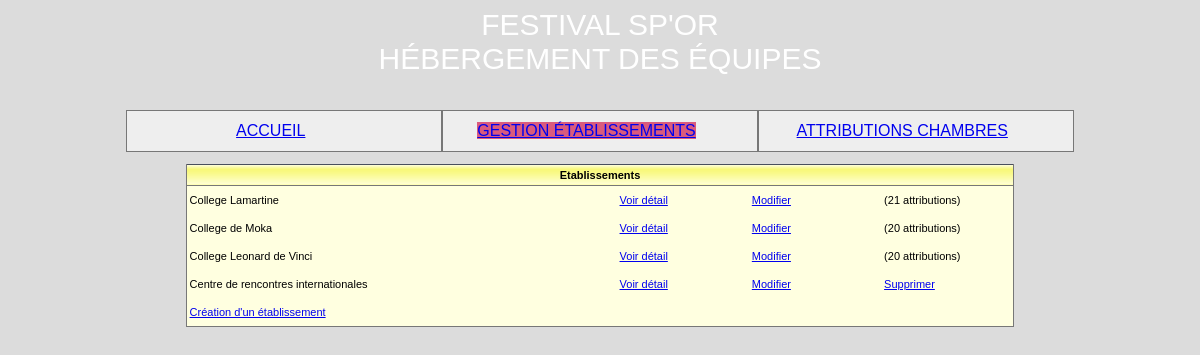
The app's page /listeEtablissements.php with its own data.
### tables this page shows
create table Etablissement 
(id char(8) not null, 
nom varchar(45) not null,
adresseRue varchar(45) not null, 
codePostal char(5) not null, 
ville varchar(35) not null,
tel varchar(13) not null,
adresseElectronique varchar(70),
type tinyint not null,
civiliteResponsable varchar(12) not null,
nomResponsable varchar(25) not null,
prenomResponsable varchar(25),
nombreChambresOffertes integer,
constraint pk_Etablissement primary key(id));

### _gestionBase.inc.php (called while the page is built, shortened)
<?php
function obtenirReqEtablissements()
{
   $req="select id, nom from Etablissement order by id";
   return $req;
}
function existeAttributionsEtab($connexion, $id)
{
   $req="select * From Attribution where idEtab='$id'";
   $rsAttrib= $connexion->query($req);
   return $rsAttrib->fetch(PDO::FETCH_ASSOC);
}
function obtenirNbOccup($connexion, $idEtab)
{
   $req="select IFNULL(sum(nombreChambres), 0) as totalChambresOccup from
        Attribution where idEtab='$idEtab'";
   $rsOccup=$connexion->query($req);
   $lgOccup=$rsOccup->fetch(PDO::FETCH_ASSOC);
   return $lgOccup["totalChambresOccup"];
}
?>

### listeEtablissements.php (the view, shortened to what this page needs)
<?php
include("_debut.inc.php");
include("_gestionBase.inc.php");
include("_connexion-PDO.inc.php");
$req = $dbh->query(obtenirReqEtablissements());
$result = $req->fetchAll(PDO::FETCH_ASSOC);
echo "
<table width='70%' cellspacing='0' cellpadding='0' align='center' class='tabNonQuadrille'>
   <tr class='enTeteTabNonQuad'>
      <td colspan='4'>Etablissements</td>
   </tr>"
;
foreach ($result as $row){
   $id = $row['id'];
   echo "
		<tr class='ligneTabNonQuad'>
         <td width='52%'>".$row['nom']."</td>
         <td width='16%' align='center'>
         <a href='detailEtablissement.php?id=$id'>
         Voir détail</a></td>
         <td width='16%' align='center'>
         <a href='modificationEtablissement.php?action=demanderModifEtab&amp;id=$id'>
         Modifier</a></td>"
   ;
         if (!existeAttributionsEtab($dbh, $id))
			{
            echo "
            <td width='16%' align='center'>
            <a href='suppressionEtablissement.php?action=demanderSupprEtab&amp;id=$id'>
            Supprimer</a></td>";
         }
         else
         {
            echo "
            <td width='16%'>(".obtenirNbOccup($dbh, $id)." attributions)
            </td>
            </tr>";
			}
}
echo "
      <tr class='ligneTabNonQuad'>
         <td colspan='4'><a href='creationEtablissement.php?action=demanderCreEtab'>
         Création d'un établissement</a ></td>
     </tr>
   </table>"
;
?>

### css/cssGeneral.css (style rules this page uses)
.basePage { background-color:#DCDCDC; color:slate; font:11px Arial, Helvetica, sans-serif; }
td,tr { font:11px Arial, Helvetica, sans-serif; }
table.tabNonQuadrille { background-color:#FFFFE0; border-bottom:1px solid #777777; border-right:1px solid #777777; border-left:1px solid #777777; border-top:1px #777777; color:black; }
tr.enTeteTabNonQuad td { background-image:url('../images/xpBarre.jpg'); height:21px; text-align:center; font-weight:bold; border-bottom:1px solid #777777; }
tr.ligneTabNonQuad td { background-color:#FFFFE0; height:28px; text-align:left; padding-left:3px; color:black; }

### records on screen
etablissement: nom "College Lamartine", id "21"
etablissement: nom "College de Moka", id "20"
etablissement: nom "College Leonard de Vinci", id "20"
etablissement: nom "Centre de rencontres internationales"
